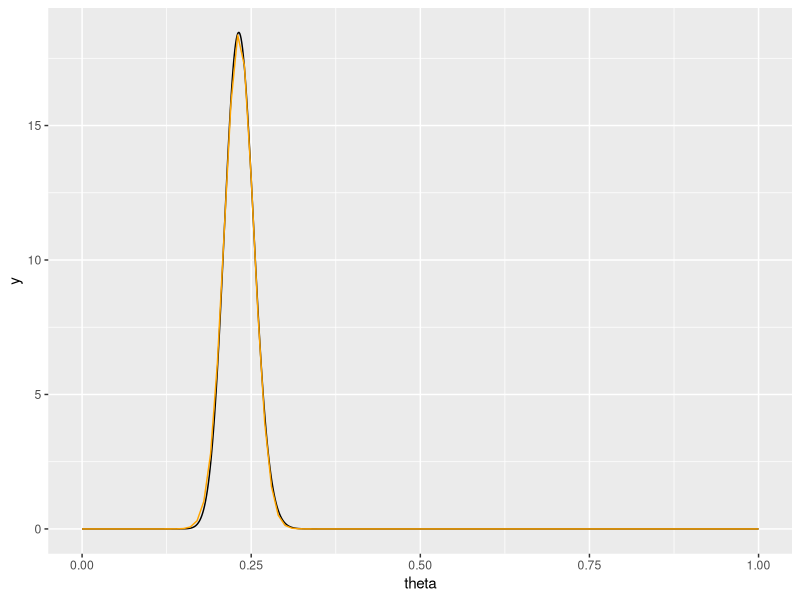

R code for this plot:
## ---- chunk 1
mle <- (68 + 2 * 10)/(2 * 190)
mle
## ---- chunk 2
second_deriv_loglik <- -(2 * 112 + 68)/(1 - mle)^2 - (2 * 10 + 68)/(mle^2)
post_approx_var <- -1/second_deriv_loglik
post_approx_var
## ---- chunk 3
library(ggplot2)

dposterior <- function(theta, x_1, x_2, x_3, log = FALSE) {
    n <- x_1 + x_2 + x_3
    log_d_posterior <- sum(log(seq_len(2 * n + 1))) -
        x_2 * log(2) - 
        sum(log(seq_len(2 * x_1 + x_2))) -
        sum(log(seq_len(x_2 + 2 * x_3))) +
        2 * x_1 * log(1 - theta) +
        x_2 * log(2 * theta * (1 - theta)) +
        2 * x_3 * log(theta)
    
    if(log) {
        return(log_d_posterior)
    } else {
        return(exp(log_d_posterior))
    }
}

ggplot(data = data.frame(theta = c(0, 1)), mapping = aes(x = theta)) +
    stat_function(fun = dposterior, args = list(x_1 = 112, x_2 = 68, x_3 = 10), n = 1001) +
    stat_function(fun = dnorm, args = list(mean = 0.232, sd = sqrt(0.000468)), color = "orange")
## ---- chunk 4
qnorm(c(0.025, 0.975), mean = 0.232, sd = sqrt(0.000468))
